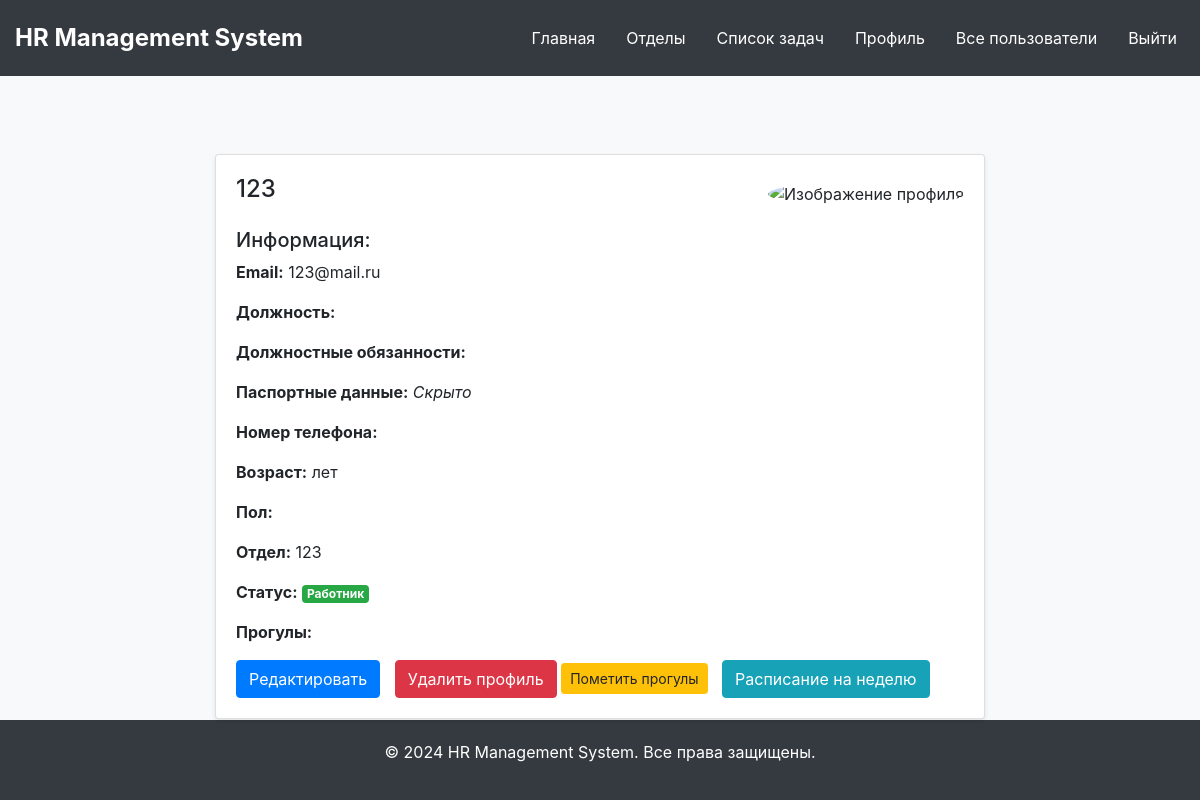
The app's page /profile/2 (signed in), older data.
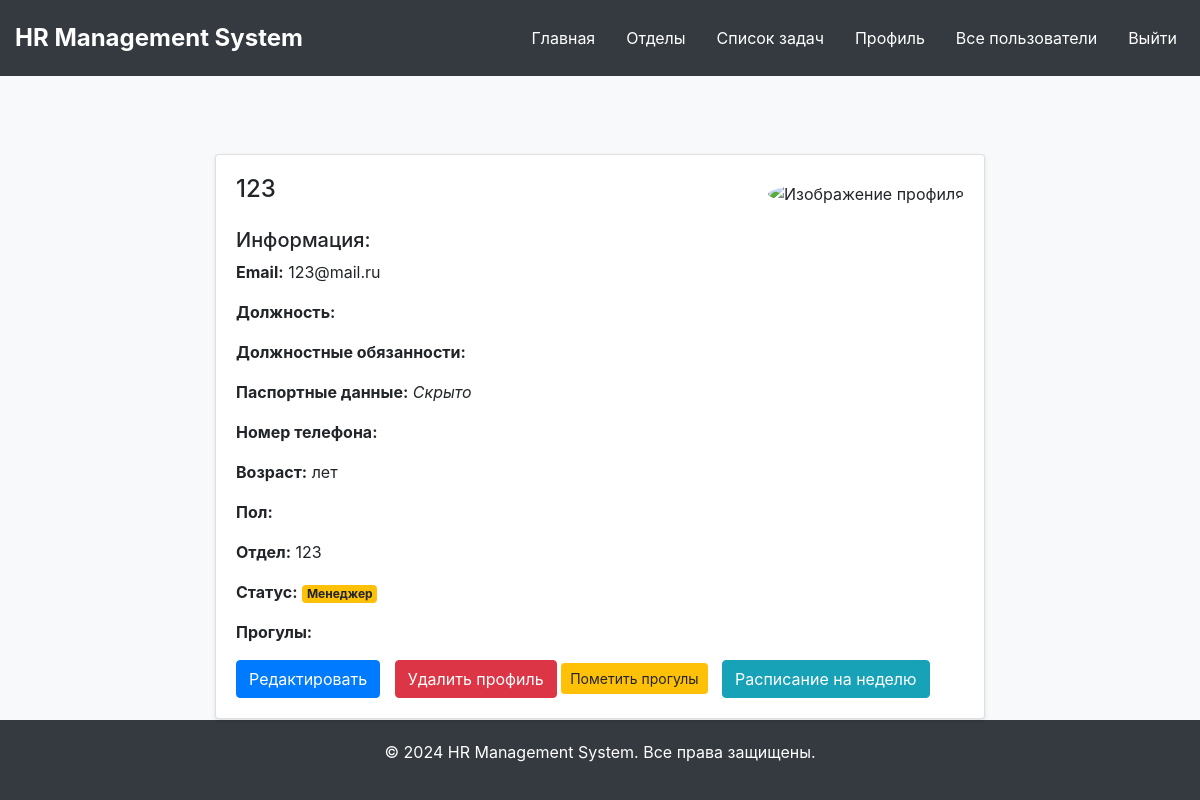
The same page, newer data.
### app.py (the view, shortened to what this page needs)
@app.route("/profile/<int:user_id>", methods=['GET', 'POST'])
@login_required
def profile(user_id):
    user = db.session.get(User, user_id)
    form = EditProfileForm()
    task_form = TaskForm()
    form.bio.data = user.bio
    form.passport_data.data = user.passport_data
    form.department.data = user.department_id
    form.position.data = user.position
    form.responsibilities.data = user.responsibilities
    user_tasks = user.tasks_assigned
    department = db.session.get(Department, user.department_id)
    department_name = department.name if department else "Нет отдела"
    return render_template('profile.html', title='Профиль', form=form, user=user, user_tasks=user_tasks,
                           task_form=task_form, department_name=department_name)

### app.py (called while the page is built)
@login_manager.user_loader
def load_user(user_id):
    return db.session.get(User, int(user_id))

### templates/profile.html (shortened to what this page needs)
{% extends "main.html" %}
{% block content %}
    <div class="container mt-5">
        <div class="card">
            <div class="card-body">
                <div class="d-flex justify-content-between align-items-center mb-3">
                    <div>
                        <h4>{{ user.username }}</h4>
                    </div>
                    <div class="profile-img">
                        <img src="{{ url_for('static', filename='profile.png') }}" alt="Изображение профиля"
                             class="img-fluid">
                    </div>
                </div>
                <h5>Информация:</h5>
                <p><strong>Email:</strong> {{ user.email }}</p>
                <p><strong>Должность:</strong> {{ user.position }}</p>
                <p><strong>Должностные обязанности:</strong> {{ user.responsibilities }}</p>
                <p><strong>Паспортные данные:</strong>
                    {% if user.id == current_user.id %}
                        {{ user.passport_data }}
                    {% else %}
                        <em>Скрыто</em>
                    {% endif %}
                </p>
                <p><strong>Номер телефона:</strong> {{ user.phone_number }}</p>
                <p><strong>Возраст:</strong> {{ user.age }} лет</p>
                <p><strong>Пол:</strong> {{ user.gender }}</p>
                <p><strong>Отдел:</strong> {{ user.department.name if user.department else "Нет отдела" }}</p>
                <p><strong>Статус:</strong>
                    {% if user.role == 'Admin' %}
                        <span class="badge badge-danger">Администратор</span>
                    {% elif user.role == 'Manager' %}
                        <span class="badge badge-warning">Менеджер</span>
                    {% else %}
                        <span class="badge badge-success">Работник</span>
                    {% endif %}
                </p>
                <p><strong>Прогулы:</strong></p>
                <div class="mt-3">
                    <a href="{{ url_for('edit_profile', user_id=user.id) }}" class="btn btn-primary">Редактировать</a>
                    {% if current_user.role == 'Admin' %}
                        <form method="POST" action="{{ url_for('delete_user', user_id=user.id) }}"
                              style="display: inline;">
                            <button type="submit" class="btn btn-danger">Удалить профиль</button>
                        </form>
                    {% endif %}
                    {% if current_user.role in ['Admin', 'Manager'] %}
                        <button class="btn btn-warning btn-sm" data-toggle="modal" data-target="#markAbsenceModal">
                            Пометить прогулы
                        </button>
                    {% endif %}
                    <a href="{{ url_for('weekly_schedule') }}" class="btn btn-info">Расписание на неделю</a>
                </div>
                </div>
            </div>
        </div>
{% endblock %}

Row changes from the older to the newer data that the page shows:
changed User "123@mail.ru": role "Employee" → "Manager" (drawn)
Text that changed along with them:
text no longer shown: "Работник"
text now shown: "Менеджер"
